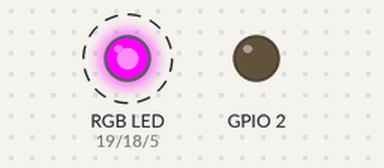
Recording of a sketch running on a simulated ESP32. Shown: an RGB LED mixed from three pins (HIGH = lit), output pins drawn as LEDs (lit = HIGH). Dashed ring = blinking. EEPROM starts erased; what the sketch prints to the serial monitor is not drawn.

Above: at 5.5 s.
Timing chart, 0 to 9.6 s (numbered marks = the images above):
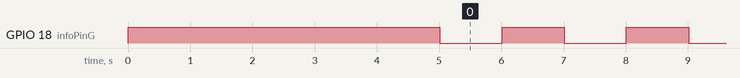

The sketch:

writeEEPROM.ino
```cpp
#include <EEPROM.h>
#include "WiFi.h"

// Pinout declaration for the info RGB pin. Color will be described in the table doc.
#define infoPinR 19
#define infoPinG 18
#define infoPinB 5

#define debug false

// Variable declaration.

char temp[50];
char host[50] = {0};
int port = -1;
int id = -1;
char ssid[50] = {0};
char password[50] = {0};

WiFiClient client;

// Function prototype.
void EEPROM_write(char arrayToWrite[], int firstIndex);
void EEPROM_read(char* arrayToRead, int firstIndex);
void resetArray(char* arrayToReset[]);
void setupWifiData();
int arrayToInt(char array[]);
void setDigitalValue(int pin, int value);

void setup() {
  Serial.begin(115200);

  pinMode(2, OUTPUT);

  pinMode(infoPinR, OUTPUT);
  pinMode(infoPinG, OUTPUT);
  pinMode(infoPinB, OUTPUT);

  // Pin needs to be high for the led to be off as it is anode one.
  digitalWrite(infoPinR, HIGH);
  digitalWrite(infoPinG, HIGH);
  digitalWrite(infoPinB, HIGH);

  delay(5000);

  EEPROM.begin(512);
  EEPROM_read(host, 301);
  EEPROM_read(temp, 351);
  EEPROM_read(ssid, 401);
  EEPROM_read(password, 451);
  port = arrayToInt(temp);
  EEPROM.end();

  Serial.print("SSID: ");
  Serial.println(ssid);
  Serial.print("Password: ");
  Serial.println(password);
  Serial.print("Host: ");
  Serial.println(host);
  Serial.print("Port: ");
  Serial.println(port);
}

void loop() {
  /*
     TODO
  */
  // Connection to the server.


  setupWifiData();

}


int arrayToInt(char array[]) {
  /*
     Take an array of char as parameter that has been readed in the EEPROM.
     The array contains only different int.
     The function loop through the array and multiply the int by the corresponding factor.
     The port number is an unsigned 16-bit integer, so maximum 65535. the max factor is then 10000
  */
  double toReturn = 0;
  for (int i = 0; i < 4 ; i++) {
    int tmp = array[i] - '0';
    double factor = pow(10, (3 - i));
    toReturn += tmp * factor;
  }
  return toReturn;
}

void setupWifiData() {
  /*
     Usualy the first boot of the esp32. This loop is used to save data in the esp32 EEPROM.
     The esp32 memory map is in the data.
     The App software is need to check the length of the sended data. It must be lower than 50 chars.
     In that configuration the info led will blink in green every second.
  */

  Serial.begin(115200);
  Serial.setTimeout(2000);

  int writen = 0;
  char tmp[50];
  char action;
  bool run = true;
  unsigned long previousMillis = 0;
  const int delay = 1000;
  while (run) {
    /*
       µc will receive data from the app through UART.
       Those will be stored in the EEPROM folowing the memory table that has been draw.
       The 48 char represent the action to do.
    */

    unsigned long currentMillis = millis();

    if (currentMillis - previousMillis >= delay) {
      previousMillis = currentMillis;
      digitalWrite(infoPinG, !digitalRead(infoPinG));
    }

    if (Serial.available()) {
      String str = Serial.readStringUntil('%');
      str.toCharArray(tmp, 50);
      action = tmp[48];
      Serial.read();
    }
    switch (action) {
      case 's':
        // Writing the Ssid
        EEPROM_write(tmp, 401);
        writen++;
        break;
      case 'p':
        // Writing the Password
        EEPROM_write(tmp, 451);
        writen++;
        break;
      case 'i':
        // Writing server Ip
        EEPROM_write(tmp, 301);
        writen++;
        break;
      case 'o':
        // Writing server pOrt
        EEPROM_write(tmp, 351);
        writen++;
        break;
      case 'n':
        // Nothing to do
        break;
      default:
        // Error action doesn't match. Warn user.
        break;
    }
    action = 'n';
    if (writen == 4) {
      run = false;
      EEPROM.write(511, 0x55);
    }
  }
  digitalWrite(infoPinG, HIGH);
  EEPROM.commit();
  ESP.restart();
}

void resetArray(char* arrayToReset) {
  // Take a pointer array as argument and reset it to Null char (0).
  for (int i = 0; i < 50; ++i)
    arrayToReset[i] = 0;
}

void EEPROM_read(char* arrayToRead, int firstIndex) {
  // Read the EEPROM from firstIndex and write readed data into the arrayToRead
  for (int i = 0; i < 50; i++) {
    if (EEPROM.read(firstIndex + i) != ' ') {
      arrayToRead[i] = EEPROM.read(firstIndex + i);
    } else {
      break;
    }
  }
}

void EEPROM_write(char arrayToWrite[], int firstIndex) {
  // Write the arrayToWrite array in the EEPROM starting at the firstIndex index.

  for (int i = 0; i < 50; i++) {
    if (arrayToWrite[i] != ' ') {
      EEPROM.write(firstIndex + i, arrayToWrite[i]);
    } else {
      EEPROM.write(firstIndex + i, 0);
    }
  }
  EEPROM.commit();
}
```

Measured:
- by itself, GPIO 18 (infoPinG): alternates HIGH for 1.0 s and LOW for 1.0 s
